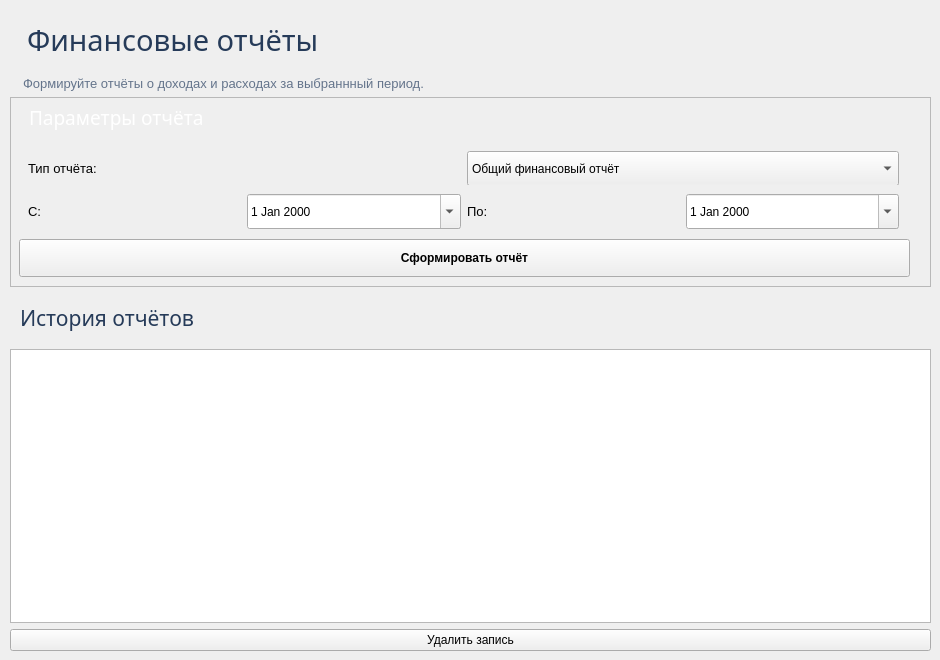
           <widget class="QWidget" name="pageReports">
            <widget class="QWidget" name="verticalLayoutWidget_16">
             <property name="geometry">
              <rect>
               <x>10</x>
               <y>10</y>
               <width>921</width>
               <height>641</height>
              </rect>
             </property>
             <layout class="QVBoxLayout" name="verticalLayout_20">
              <item>
               <widget class="QLabel" name="lblReportsTitle">
                <property name="font">
                 <font>
                  <family>Gill Sans MT</family>
                  <pointsize>22</pointsize>
                 </font>
                </property>
                <property name="styleSheet">
                 <string notr="true">color: #263B59; padding: 10px;</string>
                </property>
                <property name="text">
                 <string>Финансовые отчёты</string>
                </property>
               </widget>
              </item>
              <item>
               <widget class="QLabel" name="lblReportsDescription">
                <property name="font">
                 <font>
                  <pointsize>10</pointsize>
                 </font>
                </property>
                <property name="styleSheet">
                 <string notr="true">color: #64748B; padding-left: 10px;</string>
                </property>
                <property name="text">
                 <string>Формируйте отчёты о доходах и расходах за выбраннный период.</string>
                </property>
               </widget>
              </item>
              <item>
               <widget class="QFrame" name="reportsSettingsContainer">
                <property name="minimumSize">
                 <size>
                  <width>0</width>
                  <height>190</height>
                 </size>
                </property>
                <property name="maximumSize">
                 <size>
                  <width>16777215</width>
                  <height>190</height>
                 </size>
                </property>
                <property name="frameShape">
                 <enum>QFrame::Shape::StyledPanel</enum>
                </property>
                <property name="frameShadow">
                 <enum>QFrame::Shadow::Raised</enum>
                </property>
                <widget class="QWidget" name="verticalLayoutWidget_17">
                 <property name="geometry">
                  <rect>
                   <x>9</x>
                   <y>-1</y>
                   <width>891</width>
                   <height>181</height>
                  </rect>
                 </property>
                 <layout class="QVBoxLayout" name="verticalLayout_21">
                  <item>
                   <widget class="QLabel" name="lblReportsSettingsTitle">
                    <property name="font">
                     <font>
                      <family>Gill Sans MT</family>
                      <pointsize>14</pointsize>
                     </font>
                    </property>
                    <property name="styleSheet">
                     <string notr="true">color: white;
padding: 5px;</string>
                    </property>
                    <property name="text">
                     <string>Параметры отчёта</string>
                    </property>
                   </widget>
                  </item>
                  <item>
                   <widget class="QWidget" name="reportsTypeContainer" native="true">
                    <property name="minimumSize">
                     <size>
                      <width>0</width>
                      <height>40</height>
                     </size>
                    </property>
                    <widget class="QWidget" name="horizontalLayoutWidget_11">
                     <property name="geometry">
                      <rect>
                       <x>9</x>
                       <y>-1</y>
                       <width>871</width>
                       <height>51</height>
                      </rect>
                     </property>
                     <layout class="QHBoxLayout" name="horizontalLayout_12">
                      <item>
                       <widget class="QLabel" name="lblReportsType">
                        <property name="font">
                         <font>
                          <pointsize>10</pointsize>
                         </font>
                        </property>
                        <property name="text">
                         <string>Тип отчёта:</string>
                        </property>
                       </widget>
                      </item>
                      <item>
                       <widget class="QComboBox" name="cmbReportsType">
                        <property name="minimumSize">
                         <size>
                          <width>220</width>
                          <height>35</height>
                         </size>
                        </property>
                        <item>
                         <property name="text">
                          <string>Общий финансовый отчёт</string>
                         </property>
                        </item>
                        <item>
                         <property name="text">
                          <string>Отчёт по доходам</string>
                         </property>
                        </item>
                        <item>
                         <property name="text">
                          <string>Отчёт по расходам</string>
                         </property>
                        </item>
                        <item>
                         <property name="text">
                          <string>Отчёт по категориям</string>
                         </property>
                        </item>
                       </widget>
                      </item>
                     </layout>
                    </widget>
                   </widget>
                  </item>
                  <item>
                   <widget class="QWidget" name="reportsPeriodContainer" native="true">
                    <property name="minimumSize">
                     <size>
                      <width>0</width>
                      <height>40</height>
                     </size>
                    </property>
                    <widget class="QWidget" name="horizontalLayoutWidget_12">
                     <property name="geometry">
                      <rect>
                       <x>9</x>
                       <y>0</y>
                       <width>871</width>
                       <height>41</height>
                      </rect>
                     </property>
                     <layout class="QHBoxLayout" name="horizontalLayout_13">
                      <item>
                       <widget class="QLabel" name="lblReportsDateFrom">
                        <property name="font">
                         <font>
                          <pointsize>10</pointsize>
                         </font>
                        </property>
                        <property name="text">
                         <string>С:</string>
                        </property>
                       </widget>
                      </item>
                      <item>
                       <widget class="QDateEdit" name="dateReportsFrom">
                        <property name="minimumSize">
                         <size>
                          <width>130</width>
                          <height>35</height>
                         </size>
                        </property>
                        <property name="calendarPopup">
                         <bool>true</bool>
                        </property>
                       </widget>
                      </item>
                      <item>
                       <widget class="QLabel" name="lblReportsDateTo">
                        <property name="font">
                         <font>
                          <pointsize>10</pointsize>
                         </font>
                        </property>
                        <property name="text">
                         <string>По:</string>
                        </property>
                       </widget>
                      </item>
                      <item>
                       <widget class="QDateEdit" name="dateReportsTo">
                        <property name="minimumSize">
                         <size>
                          <width>130</width>
                          <height>35</height>
                         </size>
                        </property>
                        <property name="calendarPopup">
                         <bool>true</bool>
                        </property>
                       </widget>
                      </item>
                     </layout>
                    </widget>
                   </widget>
                  </item>
                  <item>
                   <widget class="QPushButton" name="btnGenerateReport">
                    <property name="minimumSize">
                     <size>
                      <width>190</width>
                      <height>38</height>
                     </size>
                    </property>
                    <property name="font">
                     <font>
                      <bold>true</bold>
                     </font>
                    </property>
                    <property name="text">
                     <string>Сформировать отчёт</string>
                    </property>
                   </widget>
                  </item>
                 </layout>
                </widget>
               </widget>
              </item>
              <item>
               <widget class="QLabel" name="lblReportsHistoryTitle">
                <property name="font">
                 <font>
                  <family>Gill Sans MT</family>
                  <pointsize>16</pointsize>
                 </font>
                </property>
                <property name="styleSheet">
                 <string notr="true">color: #263B59;
padding: 10px 5px;</string>
                </property>
                <property name="text">
                 <string>История отчётов</string>
                </property>
               </widget>
              </item>
              <item>
               <widget class="QTableView" name="tableReportsHistory">
                <property name="minimumSize">
                 <size>
                  <width>0</width>
                  <height>250</height>
                 </size>
                </property>
                <property name="editTriggers">
                 <set>QAbstractItemView::EditTrigger::NoEditTriggers</set>
                </property>
                <property name="alternatingRowColors">
                 <bool>true</bool>
                </property>
                <property name="selectionBehavior">
                 <enum>QAbstractItemView::SelectionBehavior::SelectRows</enum>
                </property>
                <property name="sortingEnabled">
                 <bool>true</bool>
                </property>
               </widget>
              </item>
              <item>
               <widget class="QPushButton" name="btnDeleteReport">
                <property name="text">
                 <string>Удалить запись</string>
                </property>
               </widget>
              </item>
             </layout>
            </widget>
           </widget>
